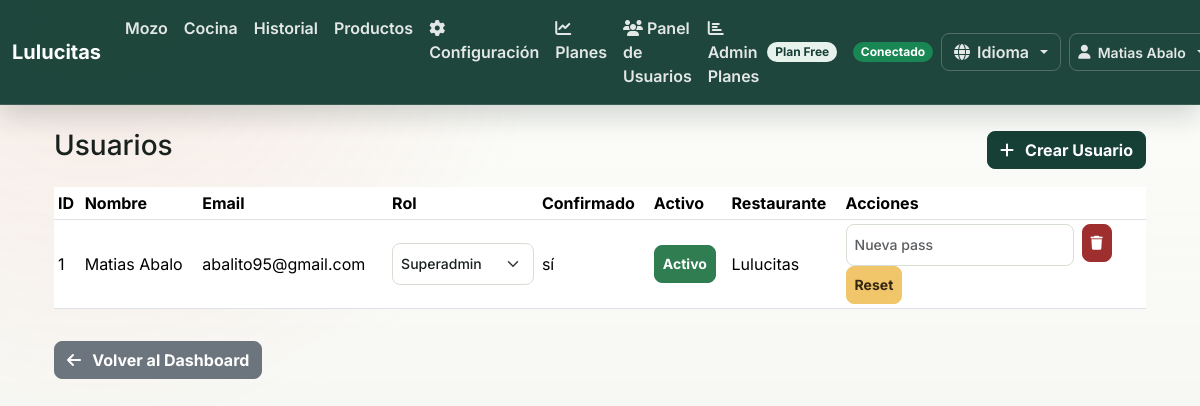
The page /auth/admin/usuarios (signed in) on the database its author committed.
### models.py (models this page shows, shortened)
class Restaurante(db.Model):
    id = db.Column(db.Integer, primary_key=True)
    nombre = db.Column(db.String(100), nullable=False)
    slug = db.Column(db.String(50), unique=True, nullable=False)
    direccion = db.Column(db.String(200))
    telefono = db.Column(db.String(20))
    email_contacto = db.Column(db.String(120))
    moneda = db.Column(db.String(10), default="$")
    zona_horaria = db.Column(db.String(50), default="America/Argentina/Buenos_Aires")
    plan = db.Column(db.String(20), default="free")
    fecha_creacion = db.Column(db.DateTime, default=datetime.now)
    activo = db.Column(db.Boolean, default=True)
    api_key = db.Column(db.String(64), unique=True)

class Usuario(UserMixin, db.Model):
    id = db.Column(db.Integer, primary_key=True)
    email = db.Column(db.String(120), unique=True, nullable=False)
    password_hash = db.Column(db.String(128))
    nombre = db.Column(db.String(100), nullable=False)
    es_admin = db.Column(db.Boolean, default=False)
    es_superadmin = db.Column(db.Boolean, default=False)
    activo = db.Column(db.Boolean, default=False)  # por defecto inactivo hasta confirmar email
    confirmado = db.Column(db.Boolean, default=False)
    token_confirmacion = db.Column(db.String(128), nullable=True)
    fecha_creacion = db.Column(db.DateTime, default=datetime.now)
    restaurante_id = db.Column(db.Integer, db.ForeignKey('restaurante.id'), nullable=True)
    restaurante = db.relationship('Restaurante', backref='usuarios')

### auth.py (the view)
@auth_bp.route('/admin/usuarios')
@login_required
def admin_usuarios():
    if not current_user.es_superadmin:
        flash("Acceso denegado", "error")
        return redirect(url_for("index_redirect"))
    usuarios = Usuario.query.all()
    return render_template("auth/superadmin_usuarios.html", usuarios=usuarios)

### app.py (called while the page is built)
def get_locale():
    if 'language' in session:
        return session['language']
    return 'es'  # Idioma por defecto

@login_manager.user_loader
def load_user(user_id):
    try:
        return Usuario.query.get(int(user_id))
    except Exception as e:
        print(f"Error cargando usuario {user_id}: {e}")
        return None

### simple_translations.py (called while the page is built)
def get_translation(text, locale='es'):
    if locale in TRANSLATIONS and text in TRANSLATIONS[locale]:
        return TRANSLATIONS[locale][text]
    return text  # Retorna el texto original si no hay traducción

### templates/auth/superadmin_usuarios.html (shortened to what this page needs)
{% extends "base.html" %}
{% block content %}
<div class="container mt-4">
  <div class="d-flex justify-content-between align-items-center mb-3">
    <h3>Usuarios</h3>
    <a href="{{ url_for('auth.admin_crear_usuario') }}" class="btn btn-primary">
      <i class="fas fa-plus me-1"></i>Crear Usuario
    </a>
  </div>
  <div class="table-responsive">
  <table class="table table-sm align-middle">
    <thead>
      <tr>
        <th>ID</th><th>Nombre</th><th>Email</th><th>Rol</th><th>Confirmado</th><th>Activo</th><th>Restaurante</th><th>Acciones</th>
      </tr>
    </thead>
    <tbody>
      {% for u in usuarios %}
      <tr>
        <td>{{ u.id }}</td>
        <td>{{ u.nombre }}</td>
        <td>{{ u.email }}</td>
        <td>
          <form method="POST" action="{{ url_for('auth.superadmin_cambiar_rol', user_id=u.id) }}" class="d-flex gap-2">
            <select name="rol" class="form-select form-select-sm" onchange="this.form.submit()">
              <option value="superadmin" {% if u.es_superadmin %}selected{% endif %}>Superadmin</option>
            </select>
          </form>
        </td>
        <td>{{ 'sí' if u.confirmado else 'no' }}</td>
        <td>
          <form method="POST" action="{{ url_for('auth.superadmin_toggle_activo', user_id=u.id) }}">
            <button class="btn btn-sm {{ 'btn-success' if u.activo else 'btn-secondary' }}">
              {{ 'Activo' if u.activo else 'Inactivo' }}
            </button>
          </form>
        </td>
        <td>{{ u.restaurante.nombre if u.restaurante else '-' }}</td>
        <td>
          <div class="d-flex gap-2">
            <form method="POST" action="{{ url_for('auth.superadmin_resetpass', user_id=u.id) }}">
              <input class="form-control form-control-sm" name="nueva" placeholder="Nueva pass">
              <button class="btn btn-sm btn-warning">Reset</button>
            </form>
            <form method="POST" action="{{ url_for('auth.eliminar_usuario', user_id=u.id) }}"
            onsubmit="return confirm('¿Seguro que deseas eliminar este usuario? Esta acción no se puede deshacer.');">
            <button class="btn btn-sm btn-danger">
              <i class="fas fa-trash"></i>
            </button>
            </form>
          </div>
        </td>
      </tr>
      {% endfor %}
    </tbody>
  </table>
  </div>
  <div class="mt-3">
    <a href="{{ url_for('index_redirect') }}" class="btn btn-secondary">
      <i class="fas fa-arrow-left me-1"></i>Volver al Dashboard
    </a>
  </div>
</div>
{% endblock %}

### templates/base.html (shortened to what this page needs)
<!DOCTYPE html>
<html lang="es">
<head>
    <link rel="stylesheet" href="https://cdn.jsdelivr.net/npm/bootstrap@5.3.2/dist/css/bootstrap.min.css">
    <link rel="stylesheet" href="{{ url_for('static', filename='style.css') }}">
</head>
<body class="{% block body_class %}{% endblock %}">
<nav id="main-navbar" class="navbar navbar-expand-lg navbar-verde">
  <div class="container-fluid">
    <a class="navbar-brand fw-bold" href="{{ url_for('index_redirect') }}">
      {% if current_restaurante %}{{ current_restaurante.nombre }}{% else %}Resto App{% endif %}
    </a>
    <div class="collapse navbar-collapse" id="navbarMain">
      {% if current_user.is_authenticated %}
      <ul class="navbar-nav me-auto mb-2 mb-lg-0">
        <li class="nav-item"><a class="nav-link" href="{{ url_for('index_redirect') }}">{{ _('Mozo') }}</a></li>
        <li class="nav-item"><a class="nav-link" href="{{ url_for('cocina') }}">{{ _('Cocina') }}</a></li>
        <li class="nav-item"><a class="nav-link" href="{{ url_for('historial') }}">{{ _('Historial') }}</a></li>
        <li class="nav-item"><a class="nav-link" href="{{ url_for('productos') }}">{{ _('Productos') }}</a></li>
        <li class="nav-item">
          <a class="nav-link" href="{{ url_for('auth.configuracion') }}">
            <i class="fas fa-cog"></i> {{ _('Configuración') }}
          </a>
        </li>
        <li class="nav-item">
          <a class="nav-link" href="{{ url_for('auth.planes') }}">
            <i class="fas fa-chart-line"></i> {{ _('Planes') }}
          </a>
        </li>
        {% if current_user.es_superadmin %}
        <li class="nav-item">
          <a class="nav-link" href="{{ url_for('auth.admin_usuarios') }}">
            <i class="fas fa-users"></i> {{ _('Panel de Usuarios') }}
          </a>
        </li>
        <li class="nav-item">
          <a class="nav-link" href="{{ url_for('auth.admin_planes') }}">
            <i class="fas fa-chart-bar"></i> {{ _('Admin Planes') }}
          </a>
        </li>
        {% endif %}
      </ul>
      <span class="badge bg-info me-3">{{ _('Plan') }} {{ current_restaurante.plan|title }}</span>
      <div class="d-flex align-items-center gap-2">
        <span id="pwa-status" class="badge bg-secondary">{{ _('Conectado') }}</span>
        <div class="dropdown">
          <button class="btn btn-outline-light dropdown-toggle" type="button" data-bs-toggle="dropdown" title="{{ _('Cambiar idioma') }}">
            <i class="fas fa-globe"></i> {{ _('Idioma') }}
          </button>
        </div>
        <div class="dropdown">
          <button class="btn btn-outline-light dropdown-toggle btn-sm" type="button" data-bs-toggle="dropdown">
            <i class="fas fa-user"></i> {{ current_user.nombre }}
          </button>
        </div>
      </div>
      {% endif %}
    </div>
  </div>
</nav>
<main id="main-content" class="{% block main_class %}container my-4{% endblock %}">
  {% block content %}{% endblock %}
</main>
</body>
</html>

### static/style.css (style rules this page uses)
:root { --bg: #f7f8f4; --surface: #ffffff; --surface-soft: #f1f4ec; --ink: #18211d; --muted: #67716b; --line: #dfe5dc; --primary: #163f35; --primary-2: #21624f; --accent: #d84f32; --amber: #d69b2d; --success: #2f7d50; --danger: #9f2f2f; --shadow: 0 16px 40px rgba(21, 42, 34, .10); --radius: 8px; }
* { box-sizing: border-box; }
html { min-height: 100%; }
body { min-height: 100vh; margin: 0; background: radial-gradient(circle at 8% 0%, rgba(216, 79, 50, .10), transparent 28rem), linear-gradient(180deg, rgba(251, 252, 248, .78) 0%, rgba(247, 248, 244, .84) 42%, rgba(238, 244, 236, .86) 100%), url("/static/hero-food-bg.png") center / cover fixed no-repeat; color: var(--ink); font-family: "Inter", Arial, sans-serif; letter-spacing: 0; }
a { color: var(--primary-2); text-decoration: none; }
.navbar-verde { background: rgba(22, 63, 53, .96); border-bottom: 1px solid rgba(255, 255, 255, .12); box-shadow: 0 12px 24px rgba(14, 35, 28, .16); backdrop-filter: blur(12px); }
.navbar-verde .navbar-brand { color: #fff !important; font-weight: 800; letter-spacing: 0; }
.navbar-verde .navbar-nav .nav-link, .navbar-verde .dropdown-toggle, .navbar-verde .btn-outline-light { color: rgba(255, 255, 255, .88) !important; border-color: rgba(255, 255, 255, .22); font-weight: 600; }
.btn { border-radius: var(--radius); font-weight: 700; letter-spacing: 0; min-height: 38px; display: inline-flex; align-items: center; justify-content: center; gap: .45rem; }
.btn-primary, .btn-primary:active, .btn-primary:focus { background: var(--primary) !important; border-color: var(--primary) !important; color: #fff !important; }
.btn-warning, .btn-warning:active, .btn-warning:focus { background: #f1c56a !important; border-color: #f1c56a !important; color: #342712 !important; }
.btn-danger, .btn-danger:active, .btn-danger:focus { background: var(--danger) !important; border-color: var(--danger) !important; color: #fff !important; }
.btn-success, .btn-success:active, .btn-success:focus { background: var(--success) !important; border-color: var(--success) !important; }
.badge { border-radius: 999px; font-weight: 700; }
.badge.bg-info { background: #e8f2ed !important; color: var(--primary) !important; }
.form-control, .form-select { border: 1px solid #d7dfd4; border-radius: var(--radius); color: var(--ink); min-height: 42px; font-weight: 500; }

### rows shown on the page
Restaurante: nombre "Lulucitas", plan "Free"
Usuario: nombre "Matias Abalo", id "1", email "abalito95@gmail.com", rol "Superadmin", confirmado "sí", activo "Activo", restaurante "Lulucitas"
